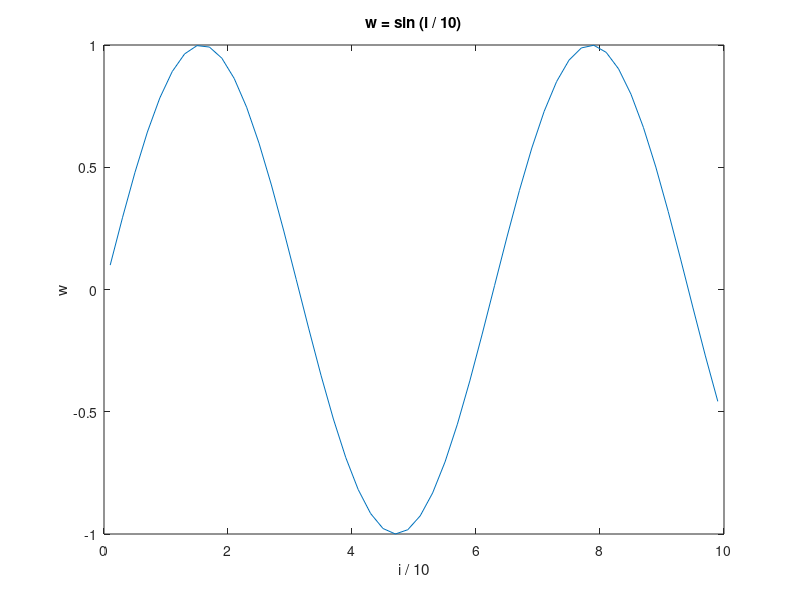

The MATLAB script that drew this image:
# example how to program in octave

x = zeros (50,1); # matrix 50x1 - column of 50 zeroes
for i = 1:2:100 # iterate from 1 to 100 with step size 2
  x(i) = i^2;
endfor

y = zeros (50,1);
k = 1;
step = 2;
while (k <= 100)
  y(k) = k^2;
  k = k + step;
endwhile

i = 1:2:100;      # create an array with 50-elements
x = i.^2;         # each element is squared
y = x + 9;        # add 9 to each element
z = y./i;         # divide each element in y by the corresponding value in i
w = sin (i / 10); # take the sine of each element divided by 10

# 2d plot line graph
plot (i / 10, w);
title ('w = sin (i / 10)');
xlabel ('i / 10');
ylabel ('w');

# working with strings in gnu octave
first_string = "hello world";
second_string = "!";
[first_string, second_string] # concatenate both strings
printf("printf is working as you expected %s\n", [first_string, second_string]);
printf("strings is simple matrix of characters\n");
s = "string";
s = [s, " ", s, " ", s]
s = "";
for i = 1:10
  s = [s, num2str(i)];
  if(i < 10)
    s = [s, " "];
  endif
endfor
["[\"", s, "\"]"]

# function:
# no return value
function wakeup (message)
  printf ("from wakeup function: %s\n", message);
endfunction
wakeup("hello")
# with return value
function retval = avg (v)
  retval = sum (v) / length (v);
endfunction

printf("function avg returns: %f\n", avg([1, 2, 3, 4, 5]));

function [y, ia, ib] = my_func(a_arg, b_arg, c_arg)
    disp(inputname(1)); # s
    disp(inputname(2)); # <NONE>
    y = 1;
    ia = 2;
    ib = 4;
endfunction

[a, b, c] = my_func(s, 2, 3);
nargin("my_func") # ans -3
